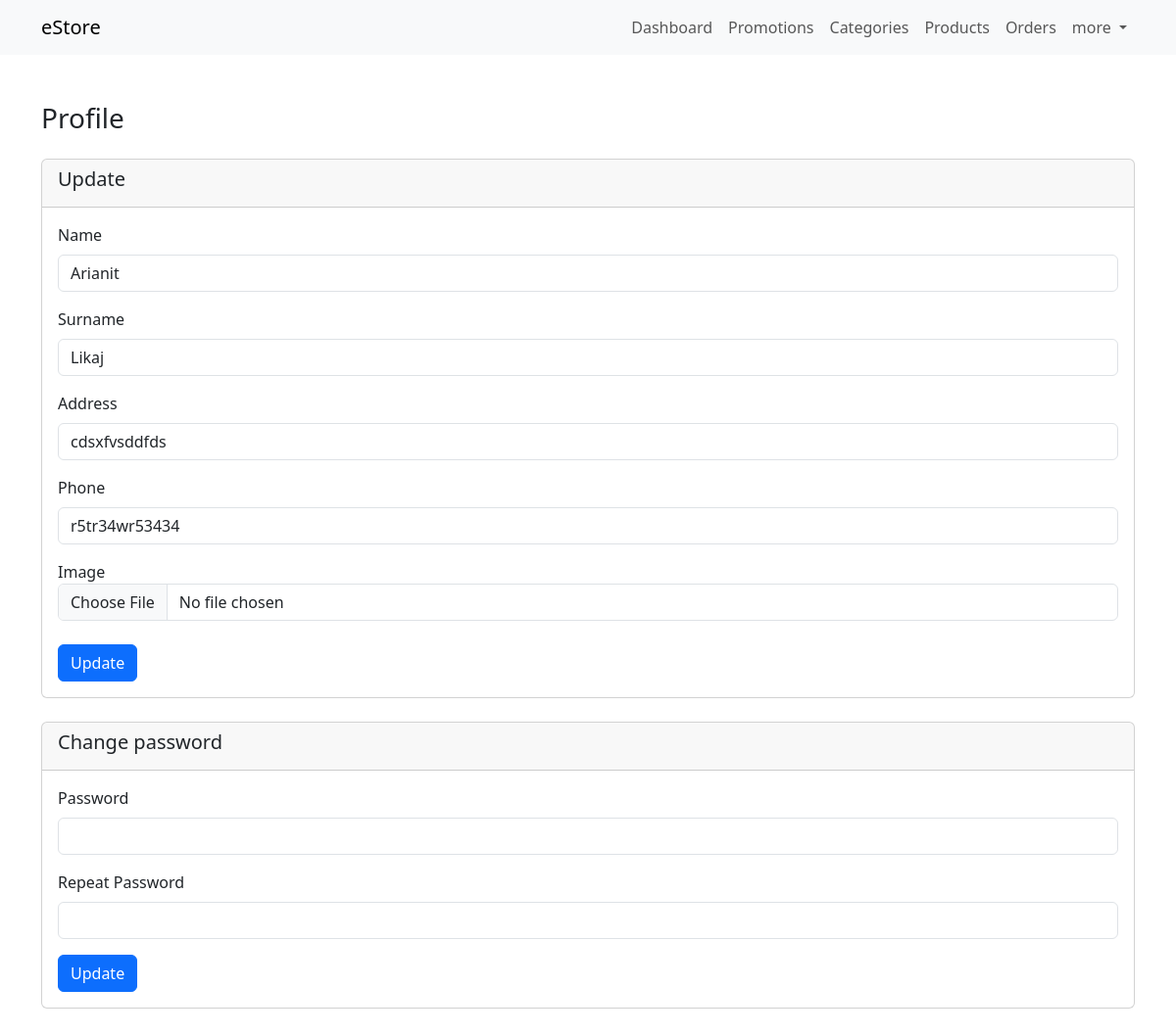
/dashboard/profile.php (signed in), run on the app's committed database.
### tables this page shows
CREATE TABLE `users` (
  `id` int(11) NOT NULL,
  `name` varchar(45) NOT NULL,
  `surname` varchar(45) NOT NULL,
  `email` varchar(45) NOT NULL,
  `password` varchar(100) NOT NULL,
  `address` varchar(150) DEFAULT NULL,
  `phone` varchar(45) DEFAULT NULL,
  `avatar` varchar(100) DEFAULT 'avatar.png',
  `role` varchar(45) DEFAULT 'customer'
);

### classes/Database.php (called while the page is built)
<?php
class Database {
    private static $instance = null;
    private $connection = null;
    public function __construct() {
        $this->connection = new mysqli('localhost', 'root', '', 'estore');
    }
    public static function getInstance() {
        if(!self::$instance) {
            self::$instance = new self;
        }
        return self::$instance;
    }
    function getConnection() {
        return $this->connection;
    }
}

### classes/CRUD.php (called while the page is built, shortened)
<?php
include 'Database.php';
class CRUD {
    private $mysqli;
    public function __construct() {
        $db = Database::getInstance();
        $this->mysqli = $db->getConnection();
    }
    public function read($table, $condition = [], $limit = null, $order = []) {
        $sql = "SELECT * FROM `".$table."`";
        $items = [];
        if(count($condition)) {
            $sql .= " WHERE `".$condition['column']."`='".$condition['value']."'";
        }
        if(!is_null($limit)) {
            $sql .= " LIMIT " .$limit;
        }
        if($query = $this->mysqli->query($sql)) {
            if($query->num_rows > 0) {
                while($row = $query->fetch_assoc()) {
                    $items[] = $row;
                }
            }
            return $items;
        } else {
            return $this->mysqli->error;
        }
    }
}

### dashboard/profile.php (the view, shortened to what this page needs)
<?php
    include('includes/header.php');
    include('../classes/CRUD.php');
    $crud = new CRUD;
    $user = $crud->read('users', ['column' => 'id', 'value' => $_SESSION['id']], 1);
    if(is_array($user)) { $user = $user[0]; }
?>
<div class="profile my-5">
    <div class="container">
        <h3 class="mb-4">Profile</h3>
        <p></p>                        <div class="card mb-4">
            <div class="card-header">
                <h5>Update</h5>
            </div>
            <div class="card-body">
                <form action="<?= $_SERVER['PHP_SELF'] ?>" method="POST" enctype="multipart/form-data">
                    <div class="mb-3">
                        <label for="name" class="form-label">Name</label>
                        <input type="text" name="name" class="form-control" id="name" required="" value="<?= $user['name'] ?>">
                    </div>
                    <div class="mb-3">
                        <label for="surname" class="form-label">Surname</label>
                        <input type="text" name="surname" class="form-control" id="surname" required="" value="<?= $user['surname'] ?>">
                    </div>
                    <div class="mb-3">
                        <label for="address" class="form-label">Address</label>
                        <input type="text" name="address" class="form-control" id="address" required="" value="<?= $user['address'] ?>">
                    </div>
                    <div class="mb-3">
                        <label for="phone" class="form-label">Phone</label>
                        <input type="tel" name="phone" class="form-control" id="phone" required="" value="<?= $user['phone'] ?>">
                    </div>
                    <div class="form-group mb-4">
                        <label for="image">Image</label>
                        <input type="file" name="image" id="image" class="form-control" accept="image/png, image/jpg, image/jpeg, image/webp">
                    </div>
                    <button type="submit" name="update_profile_btn" class="btn btn-primary">Update</button>
                </form>
            </div>
        </div>
        <div class="card mb-4">
            <div class="card-header">
                <h5>Change password</h5>
            </div>
            <div class="card-body">
                <form action="<?= $_SERVER['PHP_SELF'] ?>" method="POST">
                    <div class="mb-3">
                        <label for="password1" class="form-label">Password</label>
                        <input type="password" name="password1" class="form-control" id="password1" required="">
                    </div>
                    <div class="mb-3">
                        <label for="password2" class="form-label">Repeat Password</label>
                        <input type="password" name="password2" class="form-control" id="password2" required="">
                    </div>
                    <button type="submit" name="update_password_btn" class="btn btn-primary">Update</button>
                </form>
            </div>
        </div>
    </div>
</div>
<?php include('includes/footer.php'); ?>

### data on the page
users: name "Arianit", surname "Likaj", address "cdsxfvsddfds", phone "r5tr34wr53434"
